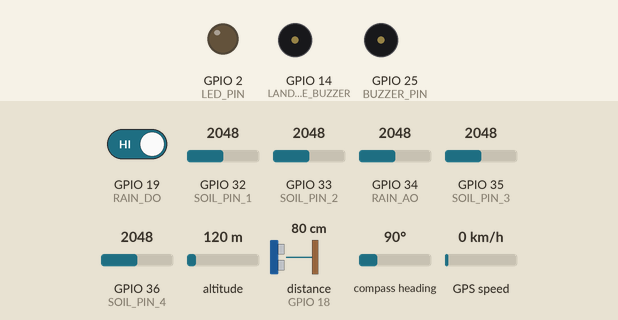
This sketch was run on a simulated ESP32. Parts: output pins drawn as LEDs (lit = HIGH), buzzer (waves = sounding, pin HIGH). Wiring (inferred from the names in the program): ultrasonic range finder: trigger GPIO 5; echo GPIO 18. The inputs (shaded band) are chosen by the test bench; at power-on: distance to the obstacle (sensor on GPIO 18) 80 cm, GPIO 32 (SOIL_PIN_1) = 2048, GPIO 19 (RAIN_DO) HIGH, GPIO 33 (SOIL_PIN_2) = 2048, GPIO 34 (RAIN_AO) = 2048, GPIO 35 (SOIL_PIN_3) = 2048, GPIO 36 (SOIL_PIN_4) = 2048, altitude 120 m, compass heading 90°, GPS speed 0 km/h (analog values on the 0–4095 scale). The echo pulse lasts 58.3 µs per cm; WiFi joins after 1.5 s; servers stay silent unless stated; the GPS gets a fix after 3 s at 37.7749, -122.4194 with 8 satellites; the modem accepts every AT command (registered, SIM ready, sends succeed) and sends nothing else; pins used as bus, display or sensor lines are not drawn; what the sketch prints to the serial monitor is not drawn.

Above: at 4.7 s.
4.8 s: distance to the obstacle (sensor on GPIO 18) set to 22 cm
6.3 s: distance to the obstacle (sensor on GPIO 18) set to 18 cm
At 7.2 s:
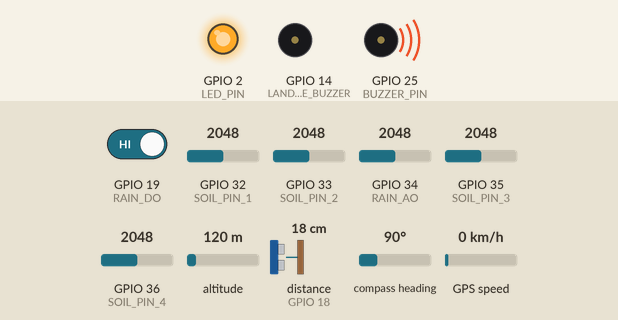
10.4 s: GPIO 32 (SOIL_PIN_1) set to 1646
13.9 s: GPIO 32 (SOIL_PIN_1) set to 1551
At 15.3 s:
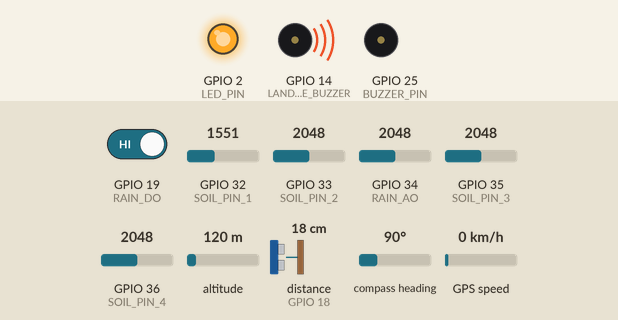
18.0 s: distance to the obstacle (sensor on GPIO 18) set to 35 cm
At 18.9 s:
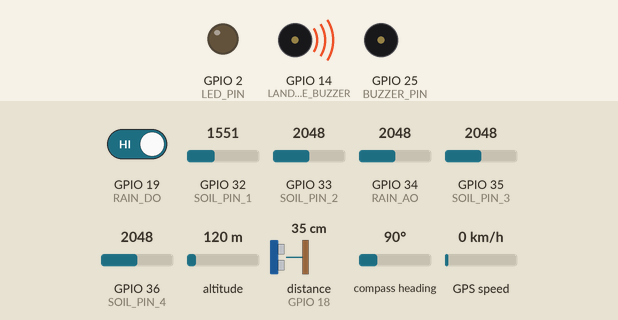
19.6 s: GPIO 19 (RAIN_DO) driven LOW
At 20.5 s:
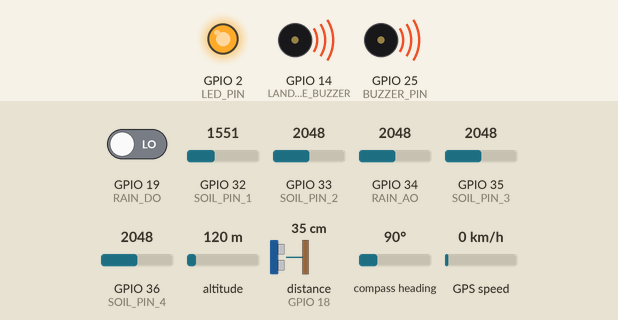
Timing chart, 0 to 24.4 s (numbered marks = the images above; inputs shaded):
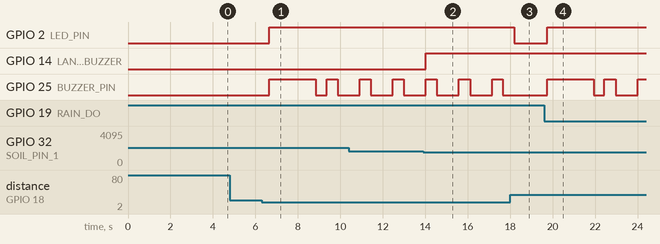

The sketch:

flood_landslide.ino
```cpp
#include <WiFi.h>
#include <WebServer.h>
#include <TinyGPSPlus.h>
#include <HardwareSerial.h>

// ================= WIFI SETTINGS =================
const char* ssid = "realme narzo 30 5G";
const char* password = "12345678";

// ================= SMS PHONE NUMBER ==============
const char* PHONE_NUMBER = "+919740999707";

// ================= PIN DEFINITIONS ===============
#define TRIG_PIN 5
#define ECHO_PIN 18

#define RAIN_DO 19
#define RAIN_AO 34

#define SOIL_PIN_1 32
#define SOIL_PIN_2 33
#define SOIL_PIN_3 35
#define SOIL_PIN_4 36

#define GPS_RX 16
#define GPS_TX 17

#define LED_PIN 2
#define BUZZER_PIN 25
#define LANDSLIDE_BUZZER 14

#define SIM800_RX 26
#define SIM800_TX 27

// ================= OBJECTS =======================
WebServer server(80);
TinyGPSPlus gps;
HardwareSerial GPS_Serial(2);
HardwareSerial SIM800_Serial(1);

// ================= WIFI VARIABLES ================
bool webServerStarted = false;
unsigned long lastWiFiAttempt = 0;
const unsigned long WIFI_RETRY_INTERVAL = 10000;

// ================= FLOOD LEVELS ==================
const float WARNING_DISTANCE = 20.0;
const float CRITICAL_DISTANCE = 10.0;

// ================= BUZZER SETTINGS ================
const unsigned long WARNING_BEEP_INTERVAL = 1500;
const unsigned long CRITICAL_BEEP_INTERVAL = 500;
const unsigned long BEEP_DURATION = 200;

unsigned long lastBeepTime = 0;
bool buzzerState = false;

// ================= SENSOR VARIABLES ===============
float distanceCM = -1;

int rainDigital = HIGH;
int rainAnalog = 0;

int soilVal1 = 0;
int soilVal2 = 0;
int soilVal3 = 0;
int soilVal4 = 0;

int soilRaw[4] = {0, 0, 0, 0};
int soilMoisture[4] = {0, 0, 0, 0};

// Replace with readings from YOUR sensors
// Dry soil readings
int soilDry[4] = {3200, 3200, 3200, 3200};

// Wet soil readings
int soilWet[4] = {1400, 1400, 1400, 1400};

// Mean moisture across all four sensors
float meanSoilMoisture = 0.0;

// Experimental threshold; calibrate for your setup
const int SOIL_WET_THRESHOLD = 70;
bool soilWarning = false;

bool waterDetected = false;
bool warning = false;
bool critical = false;

// ================= GPS VARIABLES ==================
double latitude = 0;
double longitude = 0;
bool gpsFix = false;

// ================= SMS VARIABLES ==================
bool warningSMSsent = false;
bool criticalSMSsent = false;

// ================= WIFI MANAGEMENT ================
void maintainWiFi() {
  if (WiFi.status() == WL_CONNECTED) {
    if (!webServerStarted) {
      server.begin();
      webServerStarted = true;

      Serial.println("WiFi connected");
      Serial.print("Dashboard: http://");
      Serial.println(WiFi.localIP());
    }
  } else {
    if (webServerStarted) {
      Serial.println("WiFi disconnected");
      webServerStarted = false;
    }

    if (millis() - lastWiFiAttempt >= WIFI_RETRY_INTERVAL) {
      lastWiFiAttempt = millis();
      WiFi.disconnect();
      WiFi.begin(ssid, password);
    }
  }
}

// ================= READ WATER DISTANCE =============
float readDistance() {
  digitalWrite(TRIG_PIN, LOW);
  delayMicroseconds(2);

  digitalWrite(TRIG_PIN, HIGH);
  delayMicroseconds(10);
  digitalWrite(TRIG_PIN, LOW);

  long duration = pulseIn(ECHO_PIN, HIGH, 30000);

  if (duration == 0) return -1;

  return duration * 0.0343 / 2.0;
}

// ================= READ GPS ========================
void readGPS() {
  while (GPS_Serial.available()) {
    gps.encode(GPS_Serial.read());
  }

  if (gps.location.isValid() && gps.location.age() < 5000) {
    latitude = gps.location.lat();
    longitude = gps.location.lng();
    gpsFix = true;
  } else {
    gpsFix = false;
  }
}

// ================= MOISTURE CALCULATION ===========
int calculateMoisture(int raw, int dry, int wet) {
  if (dry == wet) return 0;

  int percent = (raw - dry) * 100 / (wet - dry);

  return constrain(percent, 0, 100);
}

// ================= READ ALL SENSORS ===============
void readSensors() {
  distanceCM = readDistance();

  rainDigital = digitalRead(RAIN_DO);
  rainAnalog = analogRead(RAIN_AO);

  soilRaw[0] = analogRead(SOIL_PIN_1);
  soilRaw[1] = analogRead(SOIL_PIN_2);
  soilRaw[2] = analogRead(SOIL_PIN_3);
  soilRaw[3] = analogRead(SOIL_PIN_4);

  soilVal1 = soilRaw[0];
  soilVal2 = soilRaw[1];
  soilVal3 = soilRaw[2];
  soilVal4 = soilRaw[3];

  // Calculate each sensor's approximate moisture percentage
  int totalMoisture = 0;

  for (int i = 0; i < 4; i++) {
    soilMoisture[i] = calculateMoisture(
      soilRaw[i], soilDry[i], soilWet[i]
    );

    totalMoisture += soilMoisture[i];
  }

  // MEAN = (S1 + S2 + S3 + S4) / 4
  meanSoilMoisture = totalMoisture / 4.0;

  // Soil warning uses the MEAN, not individual sensors
  soilWarning = (meanSoilMoisture >= SOIL_WET_THRESHOLD);

  // Rain sensor digital output is usually LOW when triggered
  waterDetected = (rainDigital == LOW);

  warning = false;
  critical = false;

  if (distanceCM > 0 && distanceCM <= CRITICAL_DISTANCE) {
    critical = true;
    warning = true;
  } else if (distanceCM > 0 &&
             distanceCM <= WARNING_DISTANCE) {
    warning = true;
  }

  if (waterDetected) {
    warning = true;
  }
}

// ================= SEND SMS ========================
void sendSMS(String message) {
  Serial.println("Sending SMS...");

  SIM800_Serial.println("AT+CMGF=1");
  delay(500);

  SIM800_Serial.print("AT+CMGS=\"");
  SIM800_Serial.print(PHONE_NUMBER);
  SIM800_Serial.println("\"");

  unsigned long start = millis();
  bool promptReceived = false;

  while (millis() - start < 5000) {
    if (SIM800_Serial.available()) {
      char c = SIM800_Serial.read();
      Serial.write(c);

      if (c == '>') {
        promptReceived = true;
        break;
      }
    }
    delay(10);
  }

  if (!promptReceived) {
    Serial.println("SMS prompt not received");
    return;
  }

  SIM800_Serial.print(message);
  SIM800_Serial.write(26);

  start = millis();

  while (millis() - start < 15000) {
    if (SIM800_Serial.available()) {
      String response = SIM800_Serial.readString();
      Serial.println(response);

      if (response.indexOf("+CMGS:") >= 0) {
        Serial.println("SMS sent successfully");
        return;
      }

      if (response.indexOf("ERROR") >= 0) {
        Serial.println("SMS failed");
        return;
      }
    }
    delay(10);
  }

  Serial.println("SMS confirmation timed out");
}

// ================= WARNING SMS =====================
void sendWarningSMS() {
  String message = "FLOOD WARNING!\n";

  message += "Water distance: ";
  message += String(distanceCM, 1);
  message += " cm\n";

  message += "Rain/water: ";
  message += waterDetected ? "DETECTED\n" : "NOT DETECTED\n";

  message += "Mean soil moisture: ";
  message += String(meanSoilMoisture, 1);
  message += "%\n";

  if (gpsFix) {
    message += "Latitude: " + String(latitude, 6);
    message += "\nLongitude: " + String(longitude, 6);
  } else {
    message += "GPS: NO FIX";
  }

  sendSMS(message);
}

// ================= CRITICAL SMS ====================
void sendCriticalSMS() {
  String message = "CRITICAL FLOOD ALERT!\n";

  message += "Water distance: ";
  message += String(distanceCM, 1);
  message += " cm\n";

  message += "Immediate attention required.\n";

  if (gpsFix) {
    message += "Latitude: " + String(latitude, 6);
    message += "\nLongitude: " + String(longitude, 6);
  } else {
    message += "GPS: NO FIX";
  }

  sendSMS(message);
}

// ================= FLOOD ALARM =====================
void updateAlarm() {
  unsigned long now = millis();

  if (!warning) {
    digitalWrite(LED_PIN, LOW);
    digitalWrite(BUZZER_PIN, LOW);
    buzzerState = false;
    return;
  }

  digitalWrite(LED_PIN, HIGH);

  unsigned long interval =
      critical ? CRITICAL_BEEP_INTERVAL
               : WARNING_BEEP_INTERVAL;

  if (!buzzerState && now - lastBeepTime >= interval) {
    digitalWrite(BUZZER_PIN, HIGH);
    buzzerState = true;
    lastBeepTime = now;
  }

  if (buzzerState && now - lastBeepTime >= BEEP_DURATION) {
    digitalWrite(BUZZER_PIN, LOW);
    buzzerState = false;
  }
}

// ================= SOIL WARNING ALARM ==============
void updateSoilAlarm() {
  digitalWrite(
    LANDSLIDE_BUZZER,
    soilWarning ? HIGH : LOW
  );
}

// ================= WEB DASHBOARD ===================
void handleRoot() {
  String page = "";

  page += "<!DOCTYPE html><html><head>";
  page += "<meta name='viewport' content='width=device-width, initial-scale=1'>";
  page += "<meta http-equiv='refresh' content='2'>";
  page += "<title>Flood and Landslide Monitor</title>";
  page += "<style>";
  page += "body{font-family:Arial;text-align:center;background:#eef2f7;padding:15px;}";
  page += ".box{background:white;padding:20px;margin:auto;max-width:550px;border-radius:12px;}";
  page += ".normal{color:green}.warning{color:orange}.critical{color:red}";
  page += "</style></head><body><div class='box'>";

  page += "<h1>Flood and Landslide Monitor</h1>";

  if (critical) {
    page += "<h2 class='critical'>CRITICAL FLOOD LEVEL</h2>";
  } else if (warning) {
    page += "<h2 class='warning'>FLOOD WARNING</h2>";
  } else {
    page += "<h2 class='normal'>NORMAL</h2>";
  }

  page += "<p><b>Water distance:</b> ";
  page += distanceCM > 0 ? String(distanceCM, 1) + " cm"
                         : "No reading";
  page += "</p>";

  page += "<p><b>Rain/water:</b> ";
  page += waterDetected ? "DETECTED" : "NOT DETECTED";
  page += "</p>";

  page += "<p><b>Rain analog:</b> ";
  page += String(rainAnalog);
  page += "</p><hr><h3>Soil Moisture</h3>";

  for (int i = 0; i < 4; i++) {
    page += "<p>Sensor ";
    page += String(i + 1);
    page += ": ";
    page += String(soilMoisture[i]);
    page += "% (raw ";
    page += String(soilRaw[i]);
    page += ")</p>";
  }

  page += "<h2>Mean Soil Moisture: ";
  page += String(meanSoilMoisture, 1);
  page += "%</h2>";

  page += "<p><b>Soil moisture status:</b> ";
  page += soilWarning ? "HIGH MOISTURE WARNING"
                      : "NORMAL";
  page += "</p>";

  page += "<p><b>GPS:</b> ";
  page += gpsFix ? "FIXED" : "WAITING FOR SATELLITE";
  page += "</p>";

  if (gpsFix) {
    page += "<p>Latitude: " + String(latitude, 6) + "</p>";
    page += "<p>Longitude: " + String(longitude, 6) + "</p>";

    page += "<p><a href='https://maps.google.com/?q=";
    page += String(latitude, 6) + "," + String(longitude, 6);
    page += "'>View Location on Map</a></p>";
  }

  page += "<p>Wi-Fi: CONNECTED</p>";
  page += "<p>GSM Module: SIM800L</p>";
  page += "</div></body></html>";

  server.send(200, "text/html", page);
}

// ================= SETUP ===========================
void setup() {
  Serial.begin(115200);
  delay(1000);

  pinMode(TRIG_PIN, OUTPUT);
  pinMode(ECHO_PIN, INPUT);
  digitalWrite(TRIG_PIN, LOW);

  pinMode(RAIN_DO, INPUT);

  pinMode(LED_PIN, OUTPUT);
  pinMode(BUZZER_PIN, OUTPUT);
  pinMode(LANDSLIDE_BUZZER, OUTPUT);

  digitalWrite(LED_PIN, LOW);
  digitalWrite(BUZZER_PIN, LOW);
  digitalWrite(LANDSLIDE_BUZZER, LOW);

  analogReadResolution(12);

  GPS_Serial.begin(9600, SERIAL_8N1, GPS_RX, GPS_TX);
  SIM800_Serial.begin(9600, SERIAL_8N1, SIM800_RX, SIM800_TX);

  server.on("/", handleRoot);

  WiFi.mode(WIFI_STA);
  WiFi.setAutoReconnect(true);
  WiFi.setSleep(false);
  WiFi.begin(ssid, password);

  Serial.print("Connecting to Wi-Fi");

  unsigned long start = millis();

  while (WiFi.status() != WL_CONNECTED &&
         millis() - start < 20000) {
    delay(500);
    Serial.print(".");
  }

  Serial.println();

  if (WiFi.status() == WL_CONNECTED) {
    maintainWiFi();
  } else {
    Serial.println("Wi-Fi not connected; retrying automatically.");
  }

  Serial.println("Checking SIM800L...");
  SIM800_Serial.println("AT");
  delay(500);

  while (SIM800_Serial.available()) {
    Serial.write(SIM800_Serial.read());
  }

  SIM800_Serial.println("AT+CMGF=1");
  delay(500);

  while (SIM800_Serial.available()) {
    Serial.write(SIM800_Serial.read());
  }

  Serial.println("\nSystem ready");
}

// ================= MAIN LOOP ======================
void loop() {
  static unsigned long lastIPPrint = 0;

  maintainWiFi();

  if (WiFi.status() == WL_CONNECTED && webServerStarted) {
    server.handleClient();
  }

  if (WiFi.status() == WL_CONNECTED &&
      millis() - lastIPPrint >= 5000) {
    lastIPPrint = millis();
    Serial.print("Dashboard: http://");
    Serial.println(WiFi.localIP());
  }

  readGPS();
  readSensors();

  updateAlarm();
  updateSoilAlarm();

  if (critical && !criticalSMSsent) {
    sendCriticalSMS();
    criticalSMSsent = true;
    warningSMSsent = true;
  } else if (warning && !warningSMSsent) {
    sendWarningSMS();
    warningSMSsent = true;
  }

  if (!warning) {
    warningSMSsent = false;
    criticalSMSsent = false;
  }

  Serial.print("Water distance: ");
  Serial.print(distanceCM);
  Serial.print(" cm | Rain: ");
  Serial.print(waterDetected ? "YES" : "NO");

  Serial.print(" | Soil raw: ");
  for (int i = 0; i < 4; i++) {
    Serial.print(soilRaw[i]);
    if (i < 3) Serial.print(", ");
  }

  Serial.print(" | Moisture %: ");
  for (int i = 0; i < 4; i++) {
    Serial.print(soilMoisture[i]);
    Serial.print("% ");
  }

  Serial.print("| MEAN: ");
  Serial.print(meanSoilMoisture, 1);
  Serial.print("% | Soil warning: ");
  Serial.print(soilWarning ? "HIGH" : "NORMAL");

  Serial.print(" | GPS: ");
  Serial.print(gpsFix ? "FIXED" : "WAITING");

  Serial.print(" | Wi-Fi: ");
  Serial.println(
    WiFi.status() == WL_CONNECTED ? "CONNECTED"
                                  : "DISCONNECTED"
  );

  delay(500);
}
```

Measured:
- the behaviour switches between 21 and 20 cm on distance to the obstacle (sensor on GPIO 18) (found by bisection; images 0 and 1)
- the behaviour switches between 1617 and 1616 on GPIO 32 (SOIL_PIN_1) (found by bisection; images 1 and 2)
- after the input at 4.8 s, every drawn part: stays the same
- after the input at 6.3 s, GPIO 2 (LED_PIN): LOW → HIGH after 0.35 s; GPIO 25 (BUZZER_PIN): LOW → HIGH after 0.35 s, → LOW 2.2 s later, → HIGH 0.51 s later, → LOW 0.53 s later
- after the input at 13.9 s, GPIO 14 (LANDSLIDE_BUZZER): LOW → HIGH after 0.13 s
- after the input at 18.0 s, GPIO 2 (LED_PIN): HIGH → LOW after 0.19 s; GPIO 25 (BUZZER_PIN): stays LOW (without the input it goes to HIGH after 0.70 s)
- after the input at 19.6 s, GPIO 2 (LED_PIN): LOW → HIGH after 0.14 s; GPIO 25 (BUZZER_PIN): goes HIGH 2.2 s, LOW 0.51 s, HIGH 0.53 s, LOW 1.0 s, then HIGH, starting after 0.14 s
